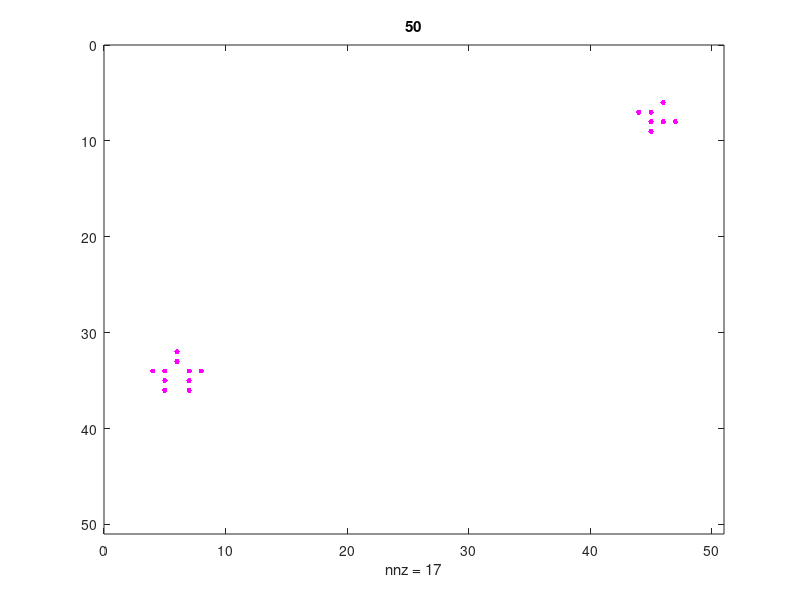

Here is the MATLAB script that generated this plot:
%% Conway's Game of Life

% Generating random 1st Generation
g = 50; % grid size
d = 0.1; % density of nonzeros
n = 50; % number of generations

x = sprand(g-2,g-2,d);
gen1 = spones(x); % converting nonzeros to ones

% Creating a zeros border
gen = zeros(g,g);
gen(2:g-1,2:g-1) = gen1;

for t = 1:n
  
% Displaying generation
spy(gen,'.m',12) % plot sparse pattern with magenta circles size 12
title(num2str(t)) % labeling each plot with the generation number
drawnow
pause(0.2)

% Replacing each element with the sum of its neighbours
i = 2:g-1;
j = 2:g-1;
gen(i,j) = gen(i-1,j+1) + gen(i-1,j) + gen(i-1,j-1) + gen(i,j+1) + gen(i,j-1) + gen(i+1,j+1) + gen(i+1,j) + gen(i+1,j-1);

% Implement game rules
gen(gen < 3) = 0; % Underpopulation
gen(gen > 4) = 0; % Overpopulation
gen(gen == 3 | gen == 4) = 1; % Lives to the next generation

end
